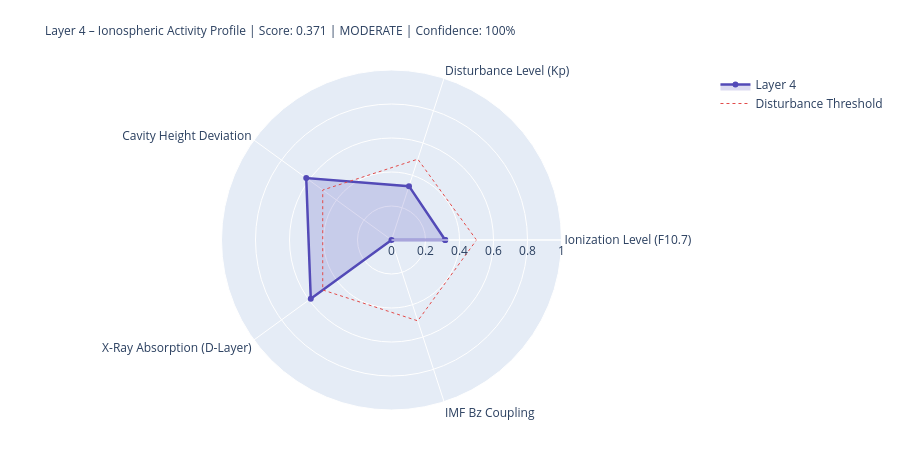

Write notebook code for a chart like this one.
### Markdown cell above
---
## 4. State Assessment & Handoff to Layer 5

### Code cell
# ============================================================
# LAYER-4-SCORE
# ============================================================

COMPONENTS = {
    'Ionization Level (F10.7)':    {'score': ioniz,       'source': 'primary' if f107_now else 'from_layer0', 'dynamic': True},
    'Disturbance Level (Kp)':          {'score': disturb,     'source': 'primary' if kp_now   else 'from_layer0', 'dynamic': True},
    'Cavity Height Deviation':    {'score': h_dev,       'source': 'derived',                                'dynamic': True},
    'X-Ray Absorption (D-Layer)':{'score': xray_ioniz,  'source': 'primary' if xray_now else 'missing',     'dynamic': True},
    'IMF Bz Coupling':             {'score': bz_coupling, 'source': 'primary' if bz_now   else 'from_layer0', 'dynamic': True},
}

available    = {k: v['score'] for k, v in COMPONENTS.items() if v['score'] is not None}
unavailable  = [k for k, v in COMPONENTS.items() if v['score'] is None]
layer4_score = round(sum(available.values()) / len(available), 4) if available else None
confidence   = round(len(available) / len(COMPONENTS), 2)
level = ('unknown' if layer4_score is None
         else 'quiet'   if layer4_score < 0.3
         else 'moderate' if layer4_score < 0.6
         else 'active')
dominant_l4 = max(available, key=available.get) if available else 'none'

# Resonance delta for Schumann SR-1
sr1_ref = schumann_freq(1, 80.0)
sr1_now = schumann_freq(1, h_eff)
sr1_delta_mhz = (sr1_now - sr1_ref) * 1000

# Propagation conditions
prop_cond = ('disturbed'   if kp_val > 4
             else 'unsettled' if kp_val > 2
             else 'normal')
if xray_class in ['X', 'M']:
    prop_cond = 'Radio-Blackout moeglich'

W = 68
print('=' * W)
print('LAYER 4 – IONOSPHERE – STATE ASSESSMENT')
print('=' * W)
for name, comp in COMPONENTS.items():
    s = comp['score']
    if s is not None:
        bar = '█' * int(s * 20) + '░' * (20 - int(s * 20))
        print(f'  {name:<36} {bar}  {s:.3f}  [{comp["source"]}]')
    else:
        print(f'  {name:<36} {"─" * 20}  n/a   [missing]')
print('-' * W)
print(f'  Score:          {layer4_score:.3f}  ({len(available)}/{len(COMPONENTS)} components)')
print(f'  Confidence:     {confidence:.0%}')
print(f'  Level:          {level.upper()}')
print(f'  Dominant:       {dominant_l4}')
print(f'  Cavity height:  {h_eff:.1f} km  (Ref: 80.0 km)')
print(f'  SR-1:           {sr1_now:.3f} Hz  (Δ {sr1_delta_mhz:+.1f} mHz vs. ref)')
print(f'  Propagation:    {prop_cond}')
print(f'  X-Ray:          {xray_class}-class  ({xray_now:.2e} W/m²)' if xray_now else '  X-Ray:          n/a')
print('=' * W)

# Radar
cats   = list(available.keys())
vals_r = list(available.values())
if len(cats) >= 3:
    fig = go.Figure()
    fig.add_trace(go.Scatterpolar(
        r=vals_r + [vals_r[0]], theta=cats + [cats[0]],
        fill='toself', fillcolor='rgba(83,74,183,0.20)',
        line=dict(color='#534AB7', width=2.5), name='Layer 4'
    ))
    fig.add_trace(go.Scatterpolar(
        r=[0.5] * (len(cats)+1), theta=cats + [cats[0]],
        line=dict(color='#E24B4A', dash='dot', width=1),
        mode='lines', name='Disturbance Threshold'
    ))
    fig.update_layout(
        title=dict(
            text=f'Layer 4 – Ionospheric Activity Profile | Score: {layer4_score:.3f} | {level.upper()} | Confidence: {confidence:.0%}',
            font=dict(size=12)
        ),
        polar=dict(radialaxis=dict(visible=True, range=[0, 1])),
        height=450, showlegend=True,
        margin=dict(l=80, r=80, t=70, b=40)
    )
    fig.show()

### Figure 1 — Plotly figure (JSON) as saved in the notebook; plotly's stock layout.template omitted (floating-point values rounded to 4 significant figures)
{"data": [{"fill": "toself", "fillcolor": "rgba(83,74,183,0.20)", "line": {"color": "#534AB7", "width": 2.5}, "name": "Layer 4", "r": [0.316, 0.333, 0.62, 0.587, 0.0, 0.316], "theta": ["Ionization Level (F10.7)", "Disturbance Level (Kp)", "Cavity Height Deviation", "X-Ray Absorption (D-Layer)", "IMF Bz Coupling", "Ionization Level (F10.7)"], "type": "scatterpolar"}, {"line": {"color": "#E24B4A", "dash": "dot", "width": 1}, "mode": "lines", "name": "Disturbance Threshold", "r": [0.5, 0.5, 0.5, 0.5, 0.5, 0.5], "theta": ["Ionization Level (F10.7)", "Disturbance Level (Kp)", "Cavity Height Deviation", "X-Ray Absorption (D-Layer)", "IMF Bz Coupling", "Ionization Level (F10.7)"], "type": "scatterpolar"}], "layout": {"height": 450, "margin": {"b": 40, "l": 80, "r": 80, "t": 70}, "polar": {"radialaxis": {"range": [0, 1], "visible": true}}, "showlegend": true, "title": {"font": {"size": 12}, "text": "Layer 4 – Ionospheric Activity Profile | Score: 0.371 | MODERATE | Confidence: 100%"}}}
